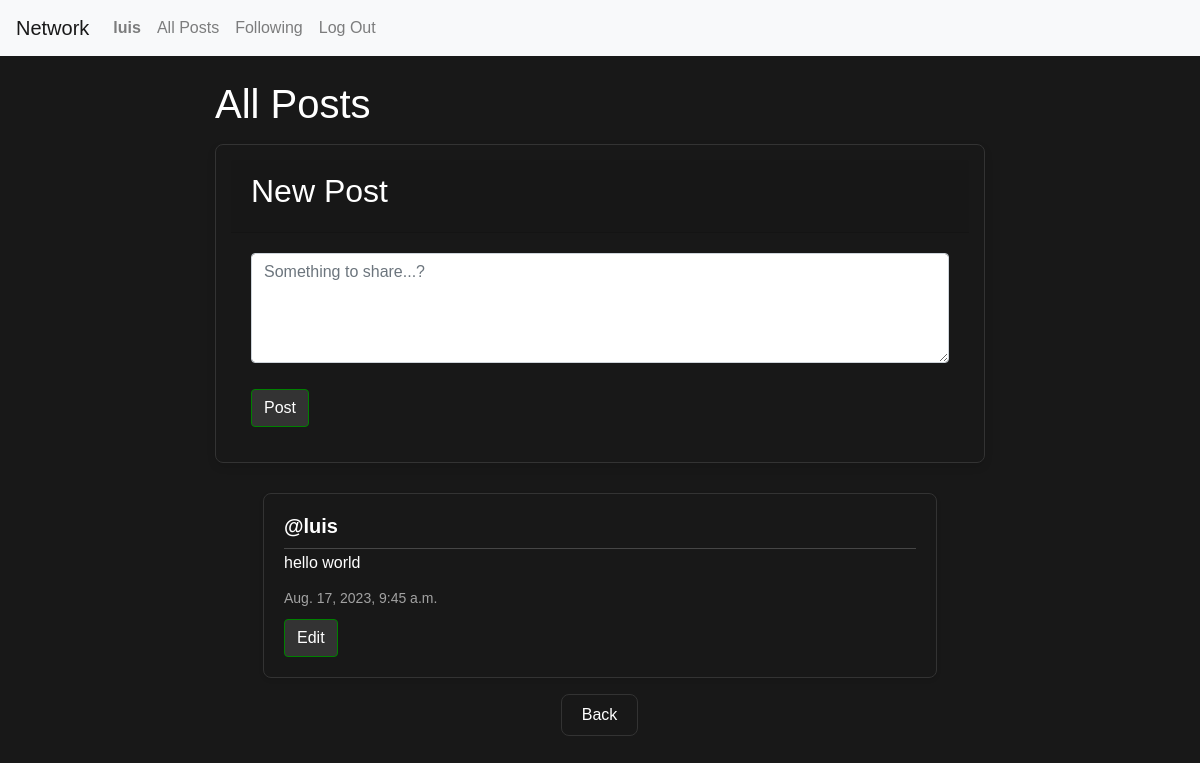
/?page=2 (signed in), run on the app's committed database.
### network/models.py (models this page shows, shortened)
class User(AbstractUser):
    pass

class Post(models.Model):
    content = models.CharField(max_length=420)
    user = models.ForeignKey(User, on_delete=models.CASCADE, related_name="author")
    date = models.DateTimeField(auto_now_add=True)

### network/views.py (the view)
# urls.py: path("", views.index, name="index"),
def index(request):
    all_posts = Post.objects.all().order_by("id").reverse()
    paginator = Paginator(all_posts, 10)
    page_number = request.GET.get('page')
    page_posted = paginator.get_page(page_number)
    all_likes = Like.objects.all()
    who_liked = []
    try:
        for like in all_likes:
            if like.user.id == request.user.id:
                who_liked.append(like.post.id)
    except:
        who_liked = []
    return render(request, "network/index.html", {
        "all_posts" : all_posts,
        "page_posted": page_posted,
        "who_liked" : who_liked
    })

### network/templates/network/index.html (shortened to what this page needs)
{% extends "network/layout.html" %}
{% block body %}
<div class="container mt-4">
    <h1>All Posts</h1>
    {% if user.is_authenticated %}
    <div class="newPost card mt-3">
        <div class="card-header">
            <h2>New Post</h2>
        </div>
        <div class="card-body">
            <form action="{% url 'new_post' %}" method="post">
                <div class="form-group">
                    <textarea name="content" class="form-control" rows="4" placeholder="Something to share...?"></textarea>
                </div>
                <input type="submit" value="Post" class="btn btn-primary" />
            </form>
        </div>
    </div>
    {% endif %}
    <div class="allPost">
        {% for post in page_posted %}
            <div class="post mx-5 my-3">
                <h5 class="username mb-1"><a href="{% url 'profile' user_id=post.user.id %}">@{{ post.user }}</a></h5>
                <h6 class="content" id="content_{{ post.id }}" mb-1">{{ post.content }}</h6>
                <p class="date mb-0">{{ post.date }}</p>
                {% if user.is_authenticated %}
                    {% if user == post.user %}
                    <div class="d-flex">
                        <button class="btn btn-primary" type="button" data-toggle="modal" data-target="#modal_edit_post_{{ post.id }}">Edit</button>
                    </div>
                    {% endif %}
                {% endif %}
            </div>
        {% endfor %}
    </div>
    <nav aria-label="Page navigation" class="text-center">
        {% if page_posted.has_next %}
            <a class="page-link central-btn" href="?page={{ page_posted.next_page_number }}">Next</a>
        {% elif not page_posted.has_next and page_posted.number != 1 %}
            <a class="page-link central-btn" href="?page={{ page_posted.previous_page_number }}">Back</a>
        {% endif %}
    </nav>
</div>
{% endblock %}

### network/templates/network/layout.html (shortened to what this page needs)
{% load static %}
<!DOCTYPE html>
<html lang="en">
    <head>
        <link rel="stylesheet" href="https://stackpath.bootstrapcdn.com/bootstrap/4.4.1/css/bootstrap.min.css">
        <link href="{% static 'network/styles.css' %}" rel="stylesheet">
        <link rel="stylesheet" href="https://cdnjs.cloudflare.com/ajax/libs/font-awesome/6.4.2/css/all.min.css" />
    </head>
    <body>
        <nav class="navbar navbar-expand-lg navbar-light bg-light">
            <a class="navbar-brand" href="{% url 'index' %}">Network</a>
            <div>
              <ul class="navbar-nav mr-auto">
                {% if user.is_authenticated %}
                    <li class="nav-item">
                        <a class="nav-link" href="{% url 'profile' user_id=user.id %}"><strong>{{ user.username }}</strong></a>
                    </li>
                {% endif %}
                <li class="nav-item">
                  <a class="nav-link" href="{% url 'index' %}">All Posts</a>
                </li>
                {% if user.is_authenticated %}
                    <li class="nav-item">
                        <a class="nav-link" href="{% url 'following' %}">Following</a>
                    </li>
                    <li class="nav-item">
                        <a class="nav-link" href="{% url 'logout' %}">Log Out</a>
                    </li>
                {% endif %}
              </ul>
            </div>
          </nav>
        <div class="body">
            {% block body %}
            {% endblock %}
        </div>
    </body>
</html>

### network/static/network/styles.css (style rules this page uses)
:root { --bg-color: #181818; --text-color: #FFF; --border-color: #333; --btn-bg-color: #007BFF; --btn-hover-color: #0056b3; --shadow-color: rgba(0, 0, 0, 0.1); --divider-color: rgba(255, 255, 255, 0.2); }
body { background-color: var(--bg-color); font-family: Arial, sans-serif; color: var(--text-color); margin: 0; padding: 0; }
.container { max-width: 800px; margin: 0 auto; }
.newPost { border: 1px solid var(--border-color); border-radius: 8px; box-shadow: 0 4px 8px var(--shadow-color); background-color: var(--bg-color); padding: 15px; }
.newPost h2, .newPost .form-control { margin-top: 0; resize: vertical; margin-bottom: 10px; }
.btn-primary, .btn-secondary { background-color: var(--border-color); border: 1px solid green; cursor: pointer; transition: background-color 0.3s ease; margin-top: 10px; }
.allPost { margin-top: 30px; }
.post { border: 1px solid var(--border-color); border-radius: 8px; background-color: var(--bg-color); padding: 20px; margin-bottom: 25px; box-shadow: 0 2px 4px var(--shadow-color); }
.username { font-weight: bold; margin-bottom: 5px; border-bottom: 1px solid var(--divider-color); padding-bottom: 10px; }
.content { font-size: 16px; margin-bottom: 15px; color: var(--text-color); }
.date { font-size: 14px; color: rgba(255, 255, 255, 0.6); }
.central-btn { display: inline-block; padding: 10px 20px; border-radius: 8px; color: var(--text-color); background-color: var(--bg-color); border: 1px solid var(--border-color); transition: background-color 0.2s ease; }
.username a { text-decoration: none; color: inherit; transition: transform 0.3s ease, text-decoration 0.3s ease; }

### data on the page
User: username "luis"
Post: user "luis", content "hello world", date "Aug. 17, 2023, 9:45 a.m."
